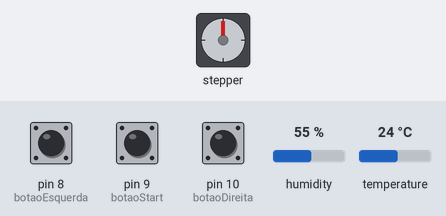
Bench run of a program on a simulated Arduino Uno, built with avr-gcc and run on an emulated ATmega328P. Parts: stepper motor. Wiring (inferred from the names in the program): stepper motor driver (200 steps per turn assumed): step pin 3; direction pin 4. The test bench sets the inputs (shaded band); at power-on: pin 9 (botaoStart) HIGH, pin 8 (botaoEsquerda) HIGH, pin 10 (botaoDireita) HIGH, humidity 55 %, temperature 24 °C. The local clock reads 2024-03-15 10:24:30 at power-on unless the program sets it; storage starts empty; what the program prints to the serial monitor is not drawn.

Above: at 0.8 s.
0.9 s: pin 9 (botaoStart) pulled LOW for 0.15 s
Timing chart, 0 to 62.6 s (numbered marks = the images above; inputs shaded):
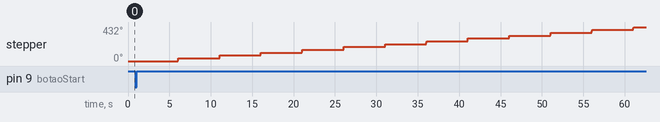

The program:

main.cpp
```cpp
#include <Arduino.h>
#include <SPI.h>

//PINOS DO ARUDINO PARA O MOTOR
const int stepPin = 3;
const int dirPin = 4;

//RTC configurações
#include <Wire.h> //INCLUSÃO DA BIBLIOTECA
#include "RTClib.h" //INCLUSÃO DA BIBLIOTECA

RTC_DS3231 rtc; //OBJETO DO TIPO RTC_DS3231


/*BOTÕES (SW's é a numeração dos botões)
SW3 horario       HIGH
SW5 anti horario  LOW
SW4 start         HIGH
*/
int botaoEsquerda = 8; //amarelo
int botaoDireita = 10; //vermelho
int botaoStart = 9; // laranja

//SHT20
#include "DFRobot_SHT20.h"
DFRobot_SHT20 sht20;

//cartão SD
#include <SD.h>

const int chipSelect = 7;
File dataFile;


void esquerda(){

  digitalWrite(dirPin, HIGH);
  for(int x = 0; x < 20; x++){
    digitalWrite(stepPin, HIGH);
    delayMicroseconds(2000);
    digitalWrite(stepPin, LOW);
    delayMicroseconds(2000);
  }
  delay(500);

}

void direita(){

  digitalWrite(dirPin, LOW);
  for(int x = 0; x < 20; x++){
    digitalWrite(stepPin, HIGH);
    delayMicroseconds(2000);
    digitalWrite(stepPin, LOW);
    delayMicroseconds(2000);
  }
  delay(500);
}


void start(){
  dataFile = SD.open("chuva5.txt", FILE_WRITE);
  dataFile.println("*-*-*-*-*-*-*-*-*-*-*-*-*-*-*-*-*-*-");
  dataFile.println("recipiente, data, horário, umidade, temperatura");
  dataFile.println("Temperatura: °C e Umidade % relativa\n(ambos valores são médias do intervalo)");

  //inicio dos passos

  for(int j = 1; j <= 25; j++){
    Serial.print("Frasco: ");
    Serial.println(j);
    Serial.println("Pausa");

    dataFile.print(j); // grava o frasco no cartão sd
    dataFile.print(", ");
    DateTime now = rtc.now();// data e hora
    dataFile.print(now.day(), DEC);
    dataFile.print('/');
    dataFile.print(now.month(), DEC);
    dataFile.print('/');
    dataFile.print(now.year(), DEC);
    dataFile.print(", ");

    dataFile.print(now.hour(), DEC);
    dataFile.print(':');
    dataFile.print(now.minute(), DEC);
    dataFile.print(':');
    dataFile.print(now.second(), DEC);
    dataFile.print(", ");

    //intervalo entre os frascos
    //programa começa parado, fica no itervalo calculando a média de temp e umid,
    //ai depois ele dá um passo para o próximo frasco
    unsigned long time;
    int intervalo = 5;
    time = millis();
    int cntTemp = 0;
    int cntUmid = 0;
    float tempMedia = 0;
    float umidMedia = 0;
    float somaTemp = 0;
    float somaUmid = 0;

    if (j == 1){
      delay(1000);
    }
    while((time/1000) <= intervalo*j){
      //medição de temperatura e umidade
      float umd = sht20.readHumidity();
      float temp = sht20.readTemperature();

      cntTemp += 1;
      cntUmid += 1;
      somaTemp += temp;
      somaUmid += umd;

      time = millis();

  }
    tempMedia = (somaTemp / cntTemp);
    umidMedia = (somaUmid / cntUmid);

    dataFile.print(umidMedia);
    dataFile.print(", ");
    dataFile.println(tempMedia);


    digitalWrite(dirPin, HIGH);
    for(int x = 0; x < 20; x++){
      digitalWrite(stepPin, HIGH);
      delayMicroseconds(1000);
      digitalWrite(stepPin, LOW);
      delayMicroseconds(1000);
  }
    Serial.println("Prox frasco");

  }
  dataFile.close();
  Serial.print("FIM DO PROGRAMA");
}


bool started = false;

void setup() {
  pinMode(stepPin, OUTPUT);
  pinMode(dirPin, OUTPUT);

  pinMode(botaoDireita, INPUT_PULLUP);
  pinMode(botaoEsquerda, INPUT_PULLUP);
  pinMode(botaoStart, INPUT_PULLUP);

  Serial.begin(9600);
  rtc.begin();
  sht20.initSHT20();
  SD.begin(chipSelect);


  while (started != true){
    if (digitalRead(botaoStart) == LOW){
      started = true;
    }
    if (digitalRead(botaoDireita) == LOW){
      direita();
    }
    if (digitalRead(botaoEsquerda) == LOW){
      esquerda();
    }

  }
  start();
}


void loop() {

}
```

Measured:
- after the input at 0.9 s, stepper: turns 36° clockwise in 0.04 s, repeating every 5.0 s
